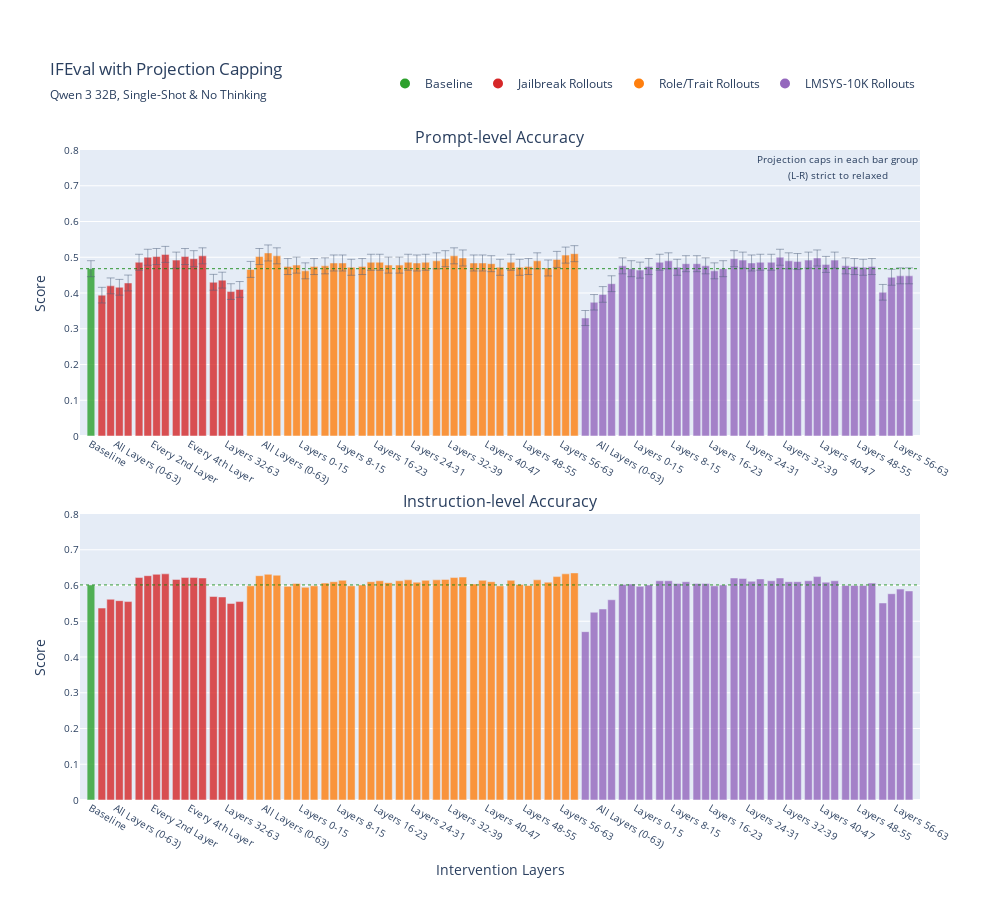

Write notebook code for a chart like this one.
### Code cell
# Filter to single baseline (keeping the one without thinking)

# Plot using modular function
fig = plot_benchmark_results(df, 'ifeval', 
                             title="IFEval with Projection Capping", 
                             subtitle=subtitle,
                             total_layers=total_layers)
fig.show()
fig.write_html(f"{out_dir}/ifeval.html")

### Figure 1 — Plotly figure (JSON) as saved in the notebook; plotly's stock layout.template omitted (floating-point values rounded to 4 significant figures; data arrays with more than 128 entries replaced by an {"elided": "..."} marker saying what was removed)
{"data": [{"customdata": {"elided": "89x2 str values"}, "error_y": {"array": [0.02234, 0.02187, 0.02209, 0.02206, 0.02215, 0.02237, 0.02238, 0.02238, 0.02238, 0.02238, 0.02238, 0.02238, 0.02238, 0.02216, 0.0222, 0.02197, 0.02202, 0.02233, 0.02238, 0.02238, 0.02238, 0.02235, 0.02236, 0.02232, 0.02235, 0.02236, 0.02237, 0.02237, 0.02235, 0.02235, 0.02237, 0.02237, 0.02236, 0.02236, 0.02237, 0.02237, 0.02237, 0.02238, 0.02238, 0.02238, 0.02238, 0.02237, 0.02237, 0.02237, 0.02235, 0.02237, 0.02235, 0.02235, 0.02238, 0.02234, 0.02238, 0.02238, 0.02238, 0.02105, 0.02166, 0.02189, 0.02214, 0.02236, 0.02234, 0.02232, 0.02235, 0.02237, 0.02238, 0.02235, 0.02237, 0.02237, 0.02236, 0.02232, 0.02234, 0.02238, 0.02238, 0.02237, 0.02237, 0.02237, 0.02238, 0.02238, 0.02238, 0.02238, 0.02238, 0.02237, 0.02238, 0.02236, 0.02235, 0.02235, 0.02235, 0.02195, 0.02224, 0.02226, 0.02226], "thickness": 0.5, "type": "data", "visible": true}, "hovertemplate": "%{customdata[0]}<br>Config: %{customdata[1]}<br>Value: %{y:.1%}<extra></extra>", "marker": {"color": ["#2ca02c", "#d62728", "#d62728", "#d62728", "#d62728", "#d62728", "#d62728", "#d62728", "#d62728", "#d62728", "#d62728", "#d62728", "#d62728", "#d62728", "#d62728", "#d62728", "#d62728", "#ff7f0e", "#ff7f0e", "#ff7f0e", "#ff7f0e", "#ff7f0e", "#ff7f0e", "#ff7f0e", "#ff7f0e", "#ff7f0e", "#ff7f0e", "#ff7f0e", "#ff7f0e", "#ff7f0e", "#ff7f0e", "#ff7f0e", "#ff7f0e", "#ff7f0e", "#ff7f0e", "#ff7f0e", "#ff7f0e", "#ff7f0e", "#ff7f0e", "#ff7f0e", "#ff7f0e", "#ff7f0e", "#ff7f0e", "#ff7f0e", "#ff7f0e", "#ff7f0e", "#ff7f0e", "#ff7f0e", "#ff7f0e", "#ff7f0e", "#ff7f0e", "#ff7f0e", "#ff7f0e", "#9467bd", "#9467bd", "#9467bd", "#9467bd", "#9467bd", "#9467bd", "#9467bd", "#9467bd", "#9467bd", "#9467bd", "#9467bd", "#9467bd", "#9467bd", "#9467bd", "#9467bd", "#9467bd", "#9467bd", "#9467bd", "#9467bd", "#9467bd", "#9467bd", "#9467bd", "#9467bd", "#9467bd", "#9467bd", "#9467bd", "#9467bd", "#9467bd", "#9467bd", "#9467bd", "#9467bd", "#9467bd", "#9467bd", "#9467bd", "#9467bd", "#9467bd"]}, "name": "Prompt-level Accuracy", "opacity": 0.8, "showlegend": false, "type": "bar", "width": 0.35, "x": [0, 0.5, 0.9, 1.3, 1.7, 2.2, 2.6, 3.0, 3.4, 3.9, 4.3, 4.7, 5.1, 5.6, 6.0, 6.4, 6.8, 7.3, 7.7, 8.1, 8.5, 9.0, 9.4, 9.8, 10.2, 10.7, 11.1, 11.5, 11.9, 12.4, 12.8, 13.2, 13.6, 14.1, 14.5, 14.9, 15.3, 15.8, 16.2, 16.6, 17.0, 17.5, 17.9, 18.3, 18.7, 19.2, 19.6, 20.0, 20.4, 20.9, 21.3, 21.7, 22.1, 22.6, 23.0, 23.4, 23.8, 24.3, 24.7, 25.1, 25.5, 26.0, 26.4, 26.8, 27.2, 27.7, 28.1, 28.5, 28.9, 29.4, 29.8, 30.2, 30.6, 31.1, 31.5, 31.9, 32.3, 32.8, 33.2, 33.6, 34.0, 34.5, 34.9, 35.3, 35.7, 36.2, 36.6, 37.0, 37.4], "xaxis": "x", "y": [0.468, 0.394, 0.42, 0.416, 0.428, 0.486, 0.5, 0.502, 0.508, 0.492, 0.502, 0.496, 0.504, 0.43, 0.436, 0.404, 0.41, 0.466, 0.502, 0.512, 0.504, 0.474, 0.478, 0.462, 0.474, 0.476, 0.484, 0.484, 0.472, 0.474, 0.486, 0.486, 0.478, 0.478, 0.486, 0.484, 0.486, 0.49, 0.496, 0.504, 0.498, 0.484, 0.484, 0.482, 0.472, 0.486, 0.472, 0.474, 0.49, 0.47, 0.494, 0.506, 0.51, 0.33, 0.374, 0.396, 0.426, 0.476, 0.468, 0.464, 0.474, 0.486, 0.49, 0.472, 0.482, 0.482, 0.476, 0.462, 0.468, 0.496, 0.492, 0.484, 0.486, 0.486, 0.5, 0.49, 0.488, 0.492, 0.498, 0.48, 0.492, 0.476, 0.474, 0.472, 0.474, 0.402, 0.444, 0.448, 0.448], "yaxis": "y"}, {"customdata": {"elided": "89x2 str values"}, "hovertemplate": "%{customdata[0]}<br>Config: %{customdata[1]}<br>Value: %{y:.1%}<extra></extra>", "marker": {"color": ["#2ca02c", "#d62728", "#d62728", "#d62728", "#d62728", "#d62728", "#d62728", "#d62728", "#d62728", "#d62728", "#d62728", "#d62728", "#d62728", "#d62728", "#d62728", "#d62728", "#d62728", "#ff7f0e", "#ff7f0e", "#ff7f0e", "#ff7f0e", "#ff7f0e", "#ff7f0e", "#ff7f0e", "#ff7f0e", "#ff7f0e", "#ff7f0e", "#ff7f0e", "#ff7f0e", "#ff7f0e", "#ff7f0e", "#ff7f0e", "#ff7f0e", "#ff7f0e", "#ff7f0e", "#ff7f0e", "#ff7f0e", "#ff7f0e", "#ff7f0e", "#ff7f0e", "#ff7f0e", "#ff7f0e", "#ff7f0e", "#ff7f0e", "#ff7f0e", "#ff7f0e", "#ff7f0e", "#ff7f0e", "#ff7f0e", "#ff7f0e", "#ff7f0e", "#ff7f0e", "#ff7f0e", "#9467bd", "#9467bd", "#9467bd", "#9467bd", "#9467bd", "#9467bd", "#9467bd", "#9467bd", "#9467bd", "#9467bd", "#9467bd", "#9467bd", "#9467bd", "#9467bd", "#9467bd", "#9467bd", "#9467bd", "#9467bd", "#9467bd", "#9467bd", "#9467bd", "#9467bd", "#9467bd", "#9467bd", "#9467bd", "#9467bd", "#9467bd", "#9467bd", "#9467bd", "#9467bd", "#9467bd", "#9467bd", "#9467bd", "#9467bd", "#9467bd", "#9467bd"]}, "name": "Instruction-level Accuracy", "opacity": 0.8, "showlegend": false, "type": "bar", "width": 0.35, "x": [0, 0.5, 0.9, 1.3, 1.7, 2.2, 2.6, 3.0, 3.4, 3.9, 4.3, 4.7, 5.1, 5.6, 6.0, 6.4, 6.8, 7.3, 7.7, 8.1, 8.5, 9.0, 9.4, 9.8, 10.2, 10.7, 11.1, 11.5, 11.9, 12.4, 12.8, 13.2, 13.6, 14.1, 14.5, 14.9, 15.3, 15.8, 16.2, 16.6, 17.0, 17.5, 17.9, 18.3, 18.7, 19.2, 19.6, 20.0, 20.4, 20.9, 21.3, 21.7, 22.1, 22.6, 23.0, 23.4, 23.8, 24.3, 24.7, 25.1, 25.5, 26.0, 26.4, 26.8, 27.2, 27.7, 28.1, 28.5, 28.9, 29.4, 29.8, 30.2, 30.6, 31.1, 31.5, 31.9, 32.3, 32.8, 33.2, 33.6, 34.0, 34.5, 34.9, 35.3, 35.7, 36.2, 36.6, 37.0, 37.4], "xaxis": "x2", "y": [0.6016, 0.5369, 0.5614, 0.5576, 0.555, 0.6223, 0.6274, 0.6313, 0.6326, 0.6171, 0.6223, 0.6223, 0.621, 0.5692, 0.5679, 0.5498, 0.555, 0.599, 0.6274, 0.6313, 0.6287, 0.5977, 0.6054, 0.5951, 0.599, 0.6067, 0.6106, 0.6145, 0.599, 0.6016, 0.6106, 0.6132, 0.608, 0.6132, 0.6158, 0.6093, 0.6145, 0.6158, 0.6171, 0.6223, 0.6235, 0.6041, 0.6145, 0.6106, 0.599, 0.6145, 0.6028, 0.6003, 0.6158, 0.6093, 0.6248, 0.6326, 0.6352, 0.4709, 0.5252, 0.5343, 0.5602, 0.6028, 0.6041, 0.5977, 0.6016, 0.6132, 0.6132, 0.6054, 0.6106, 0.6054, 0.6054, 0.599, 0.6016, 0.621, 0.6197, 0.6119, 0.6184, 0.6132, 0.621, 0.6106, 0.6106, 0.6132, 0.6248, 0.6093, 0.6132, 0.6003, 0.6003, 0.6003, 0.6067, 0.5511, 0.577, 0.5899, 0.5847], "yaxis": "y2"}, {"marker": {"color": "#2ca02c", "size": 10}, "mode": "markers", "name": "Baseline", "showlegend": true, "type": "scatter", "x": [null], "xaxis": "x", "y": [null], "yaxis": "y"}, {"marker": {"color": "#d62728", "size": 10}, "mode": "markers", "name": "Jailbreak Rollouts", "showlegend": true, "type": "scatter", "x": [null], "xaxis": "x", "y": [null], "yaxis": "y"}, {"marker": {"color": "#ff7f0e", "size": 10}, "mode": "markers", "name": "Role/Trait Rollouts", "showlegend": true, "type": "scatter", "x": [null], "xaxis": "x", "y": [null], "yaxis": "y"}, {"marker": {"color": "#9467bd", "size": 10}, "mode": "markers", "name": "LMSYS-10K Rollouts", "showlegend": true, "type": "scatter", "x": [null], "xaxis": "x", "y": [null], "yaxis": "y"}], "layout": {"annotations": [{"font": {"size": 16}, "showarrow": false, "text": "Prompt-level Accuracy", "x": 0.5, "xanchor": "center", "xref": "paper", "y": 1, "yanchor": "bottom", "yref": "paper"}, {"font": {"size": 16}, "showarrow": false, "text": "Instruction-level Accuracy", "x": 0.5, "xanchor": "center", "xref": "paper", "y": 0.44, "yanchor": "bottom", "yref": "paper"}, {"showarrow": false, "text": "<span style='font-size:10px'>Projection caps in each bar group<br>(L-R) strict to relaxed</span>", "x": 1, "xanchor": "right", "xref": "paper", "y": 1, "yanchor": "top", "yref": "paper"}], "height": 900, "legend": {"orientation": "h", "x": 1, "xanchor": "right", "y": 1.08, "yanchor": "bottom"}, "margin": {"b": 100, "t": 150}, "shapes": [{"line": {"color": "green", "dash": "dot", "width": 1}, "opacity": 0.8, "type": "line", "x0": 0, "x1": 1, "xref": "x domain", "y0": 0.468, "y1": 0.468, "yref": "y"}, {"line": {"color": "green", "dash": "dot", "width": 1}, "opacity": 0.8, "type": "line", "x0": 0, "x1": 1, "xref": "x2 domain", "y0": 0.6016, "y1": 0.6016, "yref": "y2"}], "title": {"subtitle": {"text": "Qwen 3 32B, Single-Shot & No Thinking"}, "text": "IFEval with Projection Capping"}, "width": 1000, "xaxis": {"anchor": "y", "domain": [0, 1], "range": [-0.5, 37.9], "tickfont": {"size": 10}, "tickmode": "array", "ticktext": ["Baseline", "All Layers (0-63)", "Every 2nd Layer", "Every 4th Layer", "Layers 32-63", "All Layers (0-63)", "Layers 0-15", "Layers 8-15", "Layers 16-23", "Layers 24-31", "Layers 32-39", "Layers 40-47", "Layers 48-55", "Layers 56-63", "All Layers (0-63)", "Layers 0-15", "Layers 8-15", "Layers 16-23", "Layers 24-31", "Layers 32-39", "Layers 40-47", "Layers 48-55", "Layers 56-63"], "tickvals": [0, 1.1, 2.8, 4.5, 6.2, 7.9, 9.6, 11.3, 13.0, 14.7, 16.4, 18.1, 19.8, 21.5, 23.2, 24.9, 26.6, 28.3, 30.0, 31.7, 33.4, 35.1, 36.8]}, "xaxis2": {"anchor": "y2", "domain": [0, 1], "range": [-0.5, 37.9], "tickfont": {"size": 10}, "tickmode": "array", "ticktext": ["Baseline", "All Layers (0-63)", "Every 2nd Layer", "Every 4th Layer", "Layers 32-63", "All Layers (0-63)", "Layers 0-15", "Layers 8-15", "Layers 16-23", "Layers 24-31", "Layers 32-39", "Layers 40-47", "Layers 48-55", "Layers 56-63", "All Layers (0-63)", "Layers 0-15", "Layers 8-15", "Layers 16-23", "Layers 24-31", "Layers 32-39", "Layers 40-47", "Layers 48-55", "Layers 56-63"], "tickvals": [0, 1.1, 2.8, 4.5, 6.2, 7.9, 9.6, 11.3, 13.0, 14.7, 16.4, 18.1, 19.8, 21.5, 23.2, 24.9, 26.6, 28.3, 30.0, 31.7, 33.4, 35.1, 36.8], "title": {"text": "Intervention Layers"}}, "yaxis": {"anchor": "x", "domain": [0.56, 1], "range": [0, 0.8], "tickfont": {"size": 10}, "title": {"text": "Score"}}, "yaxis2": {"anchor": "x2", "domain": [0, 0.44], "range": [0, 0.8], "tickfont": {"size": 10}, "title": {"text": "Score"}}}}
